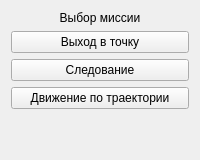
            <widget class="QWidget" name="page_missionPlanning">
             <layout class="QVBoxLayout" name="verticalLayout_10">
              <item>
               <widget class="QLabel" name="label_50">
                <property name="sizePolicy">
                 <sizepolicy hsizetype="Preferred" vsizetype="Maximum">
                  <horstretch>0</horstretch>
                  <verstretch>0</verstretch>
                 </sizepolicy>
                </property>
                <property name="text">
                 <string>Выбор миссии</string>
                </property>
                <property name="alignment">
                 <set>Qt::AlignCenter</set>
                </property>
               </widget>
              </item>
              <item>
               <widget class="QPushButton" name="pushButton_missionPlanning_goto">
                <property name="text">
                 <string>Выход в точку</string>
                </property>
               </widget>
              </item>
              <item>
               <widget class="QPushButton" name="pushButton_missionPlanning_following">
                <property name="text">
                 <string>Следование</string>
                </property>
               </widget>
              </item>
              <item>
               <widget class="QPushButton" name="pushButton_missionPlanning_go_trajectory">
                <property name="text">
                 <string>Движение по траектории</string>
                </property>
               </widget>
              </item>
              <item>
               <spacer name="verticalSpacer_5">
                <property name="orientation">
                 <enum>Qt::Vertical</enum>
                </property>
                <property name="sizeHint" stdset="0">
                 <size>
                  <width>20</width>
                  <height>40</height>
                 </size>
                </property>
               </spacer>
              </item>
             </layout>
            </widget>
